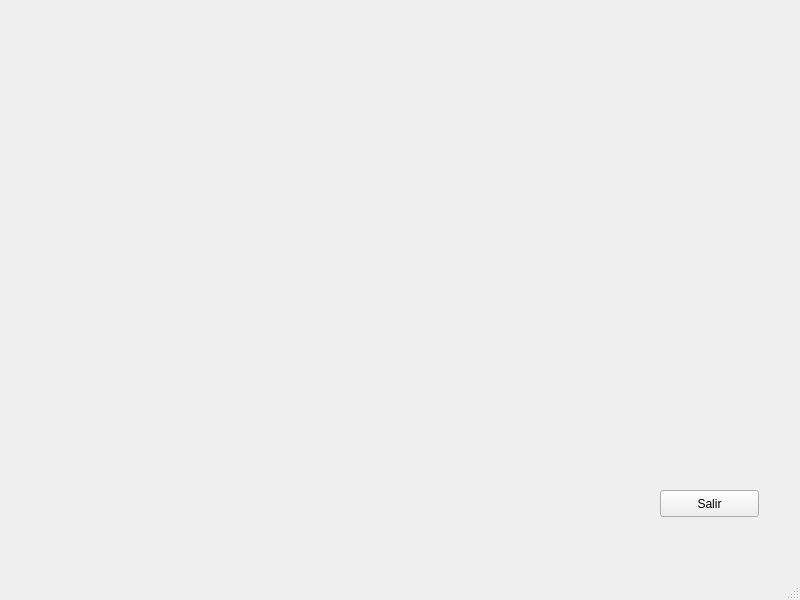
<?xml version="1.0" encoding="UTF-8"?>
<ui version="4.0">
 <class>Grafico</class>
 <widget class="QMainWindow" name="Grafico">
  <property name="geometry">
   <rect>
    <x>0</x>
    <y>0</y>
    <width>800</width>
    <height>600</height>
   </rect>
  </property>
  <property name="windowTitle">
   <string>Graficos</string>
  </property>
  <widget class="QWidget" name="centralwidget">
   <widget class="QPushButton" name="btnSalir">
    <property name="geometry">
     <rect>
      <x>660</x>
      <y>490</y>
      <width>99</width>
      <height>27</height>
     </rect>
    </property>
    <property name="text">
     <string>Salir</string>
    </property>
   </widget>
  </widget>
  <widget class="QMenuBar" name="menubar">
   <property name="geometry">
    <rect>
     <x>0</x>
     <y>0</y>
     <width>800</width>
     <height>25</height>
    </rect>
   </property>
  </widget>
  <widget class="QStatusBar" name="statusbar"/>
 </widget>
 <resources/>
 <connections/>
</ui>
